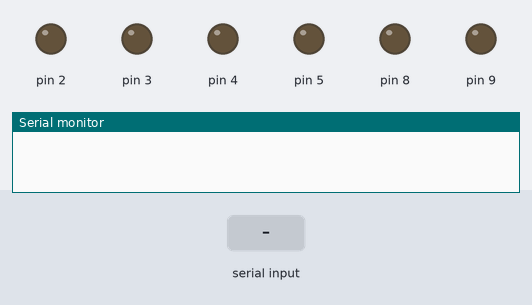
Bench run of a sketch on a simulated Arduino Uno, built with avr-gcc and run on an emulated ATmega328P. Parts: output pins drawn as LEDs (lit = HIGH), the last lines printed to the serial monitor. The inputs (shaded band) are chosen by the test bench.

Above: at 1.2 s.
1.3 s: "left" received over Serial
At 2.1 s:
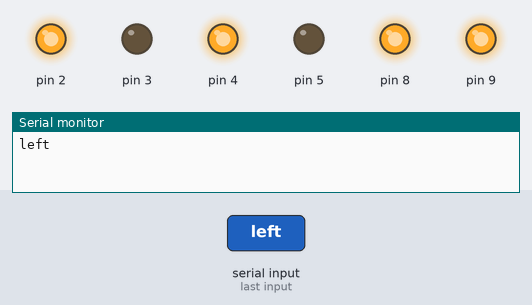
2.8 s: "right" received over Serial
At 3.4 s:
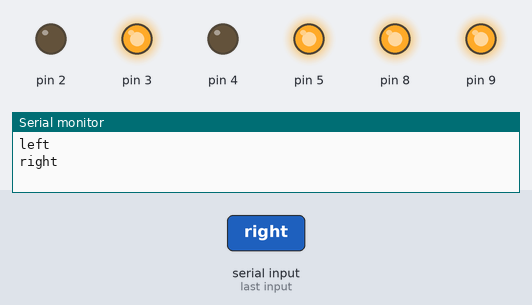
4.3 s: "stop" received over Serial
At 5.6 s:
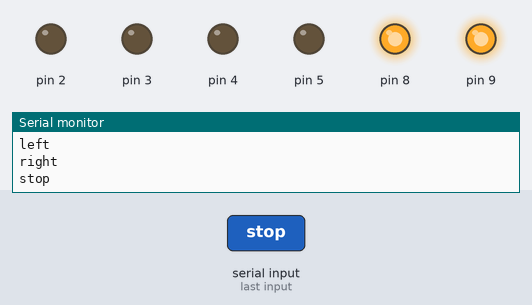
Timing chart, 0 to 7.3 s (numbered marks = the images above; inputs shaded):
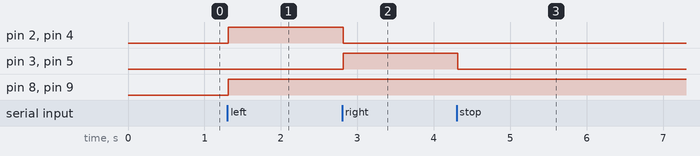

The sketch:

bluetooth.ino
```cpp
String readvoice;
int k=0;
void setup() {
Serial.begin(9600);
pinMode(2,OUTPUT);
pinMode(3,OUTPUT);
pinMode(4,OUTPUT);
pinMode(5,OUTPUT);
pinMode(8,OUTPUT);
pinMode(9,OUTPUT);
}

void loop() {
while (Serial.available())
{
delay(3);
char c = Serial.read();
readvoice += c;
}

if(readvoice.length() > 0)
{
Serial.println(readvoice);

if(readvoice == "left")
{
digitalWrite(2, HIGH);
digitalWrite(3, LOW);
digitalWrite(4, HIGH);
digitalWrite(5, LOW);
digitalWrite(8, HIGH);
digitalWrite(9, HIGH);
}

if(readvoice == "right")
{
digitalWrite(2, LOW);
digitalWrite(3, HIGH);
digitalWrite(4, LOW);
digitalWrite(5, HIGH);
digitalWrite(8, HIGH);
digitalWrite(9, HIGH);

}

if(readvoice == "stop")
{
digitalWrite(2, LOW);
digitalWrite(3, LOW);
digitalWrite(4, LOW);
digitalWrite(5, LOW);
}
}
readvoice="";
}
```

Measured:
- after the input at 1.3 s, pin 2, pin 4, pin 8, pin 9: LOW → HIGH at once
- after the input at 2.8 s, pin 2, pin 4: HIGH → LOW at once; pin 3, pin 5: LOW → HIGH at once
- after the input at 4.3 s, pin 3, pin 5: HIGH → LOW at once
